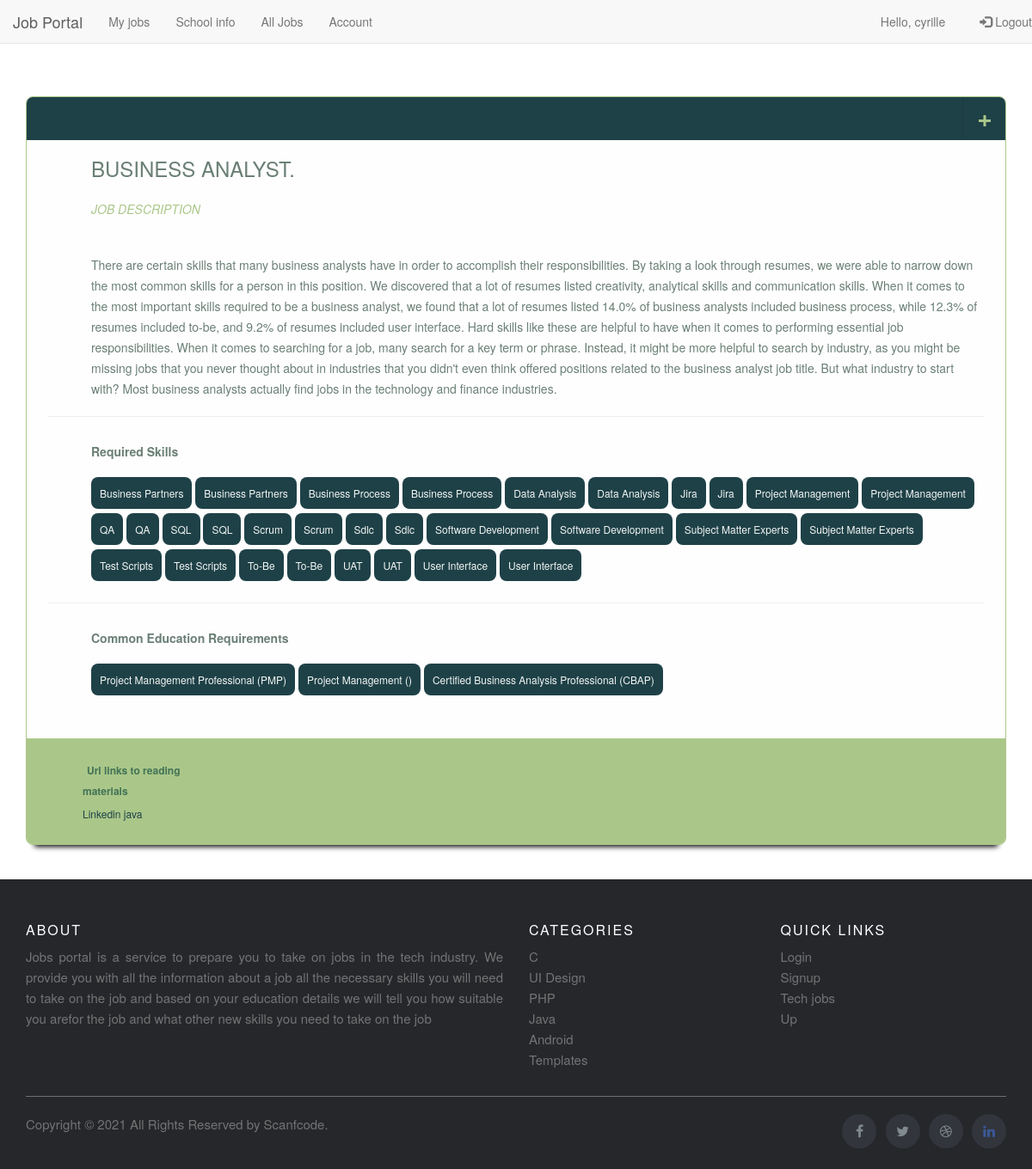
The app's page /jobinfo/business-analyst/ (signed in) with its own data.
### account/models.py (models this page shows, shortened)
class Account(AbstractBaseUser):
    username=models.CharField( verbose_name="username" ,max_length=50 ,unique=True)
    email=models.EmailField( verbose_name="email" ,max_length=254 ,unique=True)
    date_joined=models.DateTimeField(verbose_name="date-joined", auto_now_add=True)
    last_login=models.DateTimeField(verbose_name="last-login",auto_now_add=True)
    is_admin = models.BooleanField(default=False)
    is_active = models.BooleanField(default=True)
    is_staff = models.BooleanField(default=False)
    is_superuser = models.BooleanField(default=False)
    user_password=models.CharField(max_length=50)
    user_passwordRepeat=models.CharField(max_length=50)
    USERNAME_FIELD= "email"
    REQUIRED_FIELDS=["username"]
    objects=MyaccountManager()

### job/models.py (models this page shows, shortened)
class Job(models.Model):
    job_id=models.CharField(max_length=50,null=False,blank=False,primary_key=True)
    job_name=models.CharField(max_length=50,null=False,blank=False)
    job_description=models.CharField(max_length=500,null=False,blank=False)
    job_thumnail=models.ImageField(upload_to=upload_location,default='displayjob/default/download.jpeg')
    job_average_salary=models.IntegerField()
    job_skill_id=models.ManyToManyField(Skill,through='Job_skill')
    slug=models.SlugField()
    job_education=models.JSONField()

class Job_skill(models.Model):
    inter_job_id=models.ForeignKey(Job,on_delete=models.CASCADE)
    inter_skill_id=models.ForeignKey(Skill,on_delete=models.CASCADE)
    class Meta:
        unique_together=[['inter_job_id','inter_skill_id']]

class Skill(models.Model):
    skill_id=models.CharField(max_length=25,null=False,blank=False,primary_key=True)
    skill_name=models.CharField(max_length=50,null=False,blank=False)
    skills_desc=models.CharField(max_length=50,null=False,blank=False)
    skill_type=models.CharField(max_length=50,null=False,blank=False)
    skill_material_id=models.ManyToManyField(materials_table,through='Material_skill')
    def __str__(self):
        return str(self.skill_name)

class materials_table(models.Model):
    material_id=models.CharField(max_length=50,null=False,blank=False,primary_key=True)
    material_name=models.CharField(max_length=50,null=False,blank=False)
    skill_gained=models.CharField(max_length=50,null=False,blank=False)
    material_type=models.CharField(max_length=50,null=False,blank=False)
    material_url=models.URLField(max_length=200)
    def __str__(self):
        return str(self.material_name)

### displayjob/views.py (the view)
# urls.py: path('jobinfo/<username>/',displayview.jobinfo,name='jobinfo'),
def jobinfo(request,username):
    user=request.user
    if user.is_authenticated:
        job=Job.objects.all().filter(slug=username)
        """
        sanitize the job name by removing - and adding a fullstop at the end
        """
        name=username.replace("-",' ')
        name=name+"."
        skill=Job_skill.objects.all().filter(inter_job_id__job_name=name)
        mamerials=Material_skill.objects.all().filter(inter_skills_id__skill_name='Java')
        mamerials=(materials_table.objects.all().filter(material_name=mamerials[0].inter_material_id))
        return render(request,'displayjob/html/jobinfo.html',{'username':job,'skills':skill,'name':'Job info','materials':mamerials})
    else:
        return redirect('login')

### displayjob/templates/displayjob/html/jobinfo.html (shortened to what this page needs)
{% extends 'displayjob/html/base.html' %}
{%block content%}
<div class="wrapper" style="margin-top: 14vh;width: 95%;">
    <div class="top-panel">
      <div class="right username" id="initial">+
      </div>
    </div>
      <div class="content">
        {%for job in username%}
        <div class="contact-info">
          <h1>
              {{job.job_name}}</h1>
          <h2>Job Description</h2>
          <p>{{job.job_description}}</p>
          <hr />
           <dl>
             <dt>Required Skills</dt>
             {%for skill in skills%}
            <dd>{{skill.inter_skill_id}}</dd>
            {%endfor%}
           </dl>
           <hr />
            <dl>
              <dt>Common Education Requirements</dt>
              {%for edu  in job.job_education%}
             <dd>{{edu}}</dd>
             {%endfor%}
            </dl>
        </div>
        <div class="wepa">
          <table>
            <thead>
              <th><span class="entypo-monitor"></span> Url links to reading materials</th>
            </thead>
            <tbody>
              <tr>
              <td>
              {%for material in materials%}
                <a href="{{material.material_url}}">{{material.material_name}}</a>
                {%endfor%}
                </td>
              </tr>
            </tbody>
          </table>
        </div>
      </div>
  </div>
  {%endfor%}
{%endblock%}

### displayjob/templates/displayjob/html/base.html (shortened to what this page needs)
{% load static %}
<!DOCTYPE html>
<html lang="en">
<head>
  <link rel="stylesheet" type="text/css" href="{% static 'style.css' %}" />
  <link rel="stylesheet" href="https://maxcdn.bootstrapcdn.com/bootstrap/3.3.6/css/bootstrap.min.css">
  <link rel="stylesheet" href="https://maxcdn.bootstrapcdn.com/font-awesome/4.7.0/css/font-awesome.min.css" type="text/css">
</head>
<body>
  <body>
    <nav class="navbar navbar-default navbar-fixed-top" id="top">
      <div class="container-fluid">
        <div class="navbar-header">
          <p><a href="{% url 'home' %}" class="navbar-brand">Job Portal</a></p>
        </div>
        <div class="collapse navbar-collapse" id="navopenclose">
          {% if request.user.is_authenticated %}
          <ul class="nav navbar-nav">
            <li class="dropdown">
              <a href="{% url 'login' %}">My jobs
              </a>
            </li>
            <li class="dropdown">
              <a href="{% url 'school' %}">School info
              </a>
            </li>
            <li class="dropdown">
              <a href="{% url 'alljobs' %}">All Jobs
              </a>
            </li>
            <li class="dropdown">
              <a href="{% url 'login' %}">Account
              </a>
            </li>
         </ul>
         {%endif%}
          <ul class="nav navbar-nav navbar-right">
            {% if request.user.is_authenticated %}
            <li><a>Hello, {{request.user.username}}</a></li>
            <li><a href="{% url 'logout' %}" class="navbar-right" style="margin-left: 10px;"><i class="glyphicon glyphicon-log-in"></i> Logout</a></li>
            {% else %}
            <li><a href="{% url 'login' %}" class="navbar-right"><i class="glyphicon glyphicon-log-in"></i> Login</a></li>
            <li><a href="{% url 'signup' %}"><i class="glyphicon glyphicon-user"></i> Sign UP</a></li>
            {% endif %}
          </ul>
    </nav>
    {% block content %} {%endblock%}
      <footer class="site-footer" >
        <div class="container">
          <div class="row">
            <div class="col-sm-12 col-md-6">
              <h6>About</h6>
              <p class="text-justify">Jobs portal is a service to prepare you to take on jobs in the tech industry. We provide you with all the information about a job all the necessary skills you will need to take on the job and based on your education details we will tell you how suitable you arefor the job and what other new skills you need to take on the job</p>
            </div>
            <div class="col-xs-6 col-md-3">
              <h6>Categories</h6>
              <ul class="footer-links">
                <li><a href="http://scanfcode.com/category/c-language/">C</a></li>
                <li><a href="http://scanfcode.com/category/front-end-development/">UI Design</a></li>
                <li><a href="http://scanfcode.com/category/back-end-development/">PHP</a></li>
                <li><a href="http://scanfcode.com/category/java-programming-language/">Java</a></li>
                <li><a href="http://scanfcode.com/category/android/">Android</a></li>
                <li><a href="http://scanfcode.com/category/templates/">Templates</a></li>
              </ul>
            </div>
            <div class="col-xs-6 col-md-3">
              <h6>Quick Links</h6>
              <ul class="footer-links">
                <li><a href="{% url 'login'%}">Login</a></li>
                <li><a href="{% url 'signup'%}">Signup</a></li>
                <li><a href="{% url 'login'%}">Tech jobs</a></li>
                <li><a href="#top">Up</a></li>
              </ul>
            </div>
          </div>
          <hr>
        </div>
        <div class="container">
          <div class="row">
            <div class="col-md-8 col-sm-6 col-xs-12">
              <p class="copyright-text">Copyright &copy; <script>document.write(new Date().getFullYear())</script>  All Rights Reserved by
           <a href="#">Scanfcode</a>.
              </p>
            </div>
            <div class="col-md-4 col-sm-6 col-xs-12">
              <ul class="social-icons">
                <li><a class="facebook" href="#"><i class="fa fa-facebook"></i></a></li>
                <li><a class="twitter" href="#"><i class="fa fa-twitter"></i></a></li>
                <li><a class="dribbble" href="#"><i class="fa fa-dribbble"></i></a></li>
                <li><a class="linkedin" href="#"><i class="fa fa-linkedin"></i></a></li>
              </ul>
            </div>
          </div>
        </div>
  </footer>
  </body>
</body>
</html>

### static/style.css (style rules this page uses)
* { margin: 0; padding: 0; }
h2 { color: black; }
.fa-linkedin { color:#3b5998; }
.site-footer { background-color:#26272b; padding:45px 0 20px; font-size:15px; line-height:24px; color:#737373; width: 100%; }
.site-footer hr { border-top-color:#bbb; opacity:0.5 }
.site-footer h6 { color:#fff; font-size:16px; text-transform:uppercase; margin-top:5px; letter-spacing:2px }
.site-footer a { color:#737373; }
.footer-links { padding-left:0; list-style:none }
.footer-links li { display:block }
.footer-links a { color:#737373 }
.site-footer .social-icons { text-align:right }
.site-footer .social-icons a { width:40px; height:40px; line-height:40px; margin-left:6px; margin-right:0; border-radius:100%; background-color:#33353d }
.copyright-text { margin:0 }
.social-icons { padding-left:0; margin-bottom:0; list-style:none }
.social-icons li { display:inline-block; margin-bottom:4px }
.social-icons a { background-color:#eceeef; color:#818a91; font-size:16px; display:inline-block; line-height:44px; width:44px; height:44px; text-align:center; margin-right:8px; border-radius:100%; -webkit-transition:all .2s linear; -o-transition:all .2s linear; transition:all .2s linear }
.wrapper { position: relative; overflow: hidden; margin: 40px auto; padding: 0; width: 640px; background-color: #FEFEFE; border: 1px solid #AAC789; -webkit-border-radius: 8px; -moz-border-radius: 8px; border-radius: 8px; -webkit-box-shadow: 0 12px 6px -10px black; -moz-box-shadow: 0 12px 6px -10px black; box-shadow: 0 12px 6px -10px black; }
.wrapper .top-panel { width: 100%; height: 50px; background-color: #1E4147; }
.wrapper .username { overflow: hidden; position: absolute; top: 0; right: 0; height: 48px; width: 50px; text-align: center; line-height: 46px; font-size: 30px; font-weight: 700; color: #AAC789; border-left: solid 2px #1c3e43; cursor: pointer; }
.content { color: #6a7f75; font-weight: 400; }
.contact-info { margin-bottom: 0px; padding: 0 25px 25px; }
.contact-info h1 { display: block; width: 100%; padding-left: 50px; font-size: 24px; text-transform: uppercase; }
.contact-info h2 { display: block; width: 100%; padding: 7px 0 14px 50px; font-size: 14px; color: #AAC789; text-transform: uppercase; font-style: italic; }
.contact-info p { padding: 20px 0 0 50px; margin: 0; line-height: 24px; font-size: 14px; font-weight: 300; }
.contact-info dl { padding: 10px 0 0 50px; }
.contact-info dl dt { margin-bottom: 20px; font-weight: 600; }
.contact-info dl dd { display: inline-table; width: auto; font-size: 12px; padding: 10px; margin-bottom: 5px; text-align: center; background-color: #1E4147; color: #F3F5F4; cursor: pointer; -webkit-border-radius: 8px; -moz-border-radius: 8px; border-radius: 8px; }
.wepa { padding: 25px; background-color: #AAC789; }
.wepa table { margin-left: 40px; font-size: 12px; color: #437356; }
.wepa table thead th { padding-bottom: 5px; line-height: 24px; width: 160px; text-align: left; font-weight: 600; }
.wepa table tr td { line-height: 20px; }
.wepa .entypo-lock, .wepa .entypo-monitor, .wepa .entypo-mail, .wepa .entypo-mobile, .wepa .entypo-map, .wepa .entypo-user-add { padding-right: 5px; font-size: 12px; color: #437356; }
.wepa table tr td a { text-decoration: none; color: #1E4147; }

### records on screen
Account: user.username "cyrille"
Job: job_name "BUSINESS ANALYST.", job_description "There are certain skills that many business analysts have in order to accomplish their responsibilities. By taking a look through resumes, we were able to narrow down the most common skills for a person in this position. We discovered that a lot of resumes listed creativity, analytical skills and communication skills. When it comes to the most important skills required to be a business analyst, we found that a lot of resumes listed 14.0% of business analysts included business process, while 12.3% of resumes included to-be, and 9.2% of resumes included user interface. Hard skills like these are helpful to have when it comes to performing essential job responsibilities. When it comes to…", job_education "Project Management Professional (PMP)" "Project Management ()" "Certified Business Analysis Professional (CBAP)"
Job_skill: inter_skill_id "Business Partners"
Job_skill: inter_skill_id "Business Partners"
Job_skill: inter_skill_id "Business Process"
Job_skill: inter_skill_id "Business Process"
Job_skill: inter_skill_id "Data Analysis"
Job_skill: inter_skill_id "Data Analysis"
Job_skill: inter_skill_id "Jira"
Job_skill: inter_skill_id "Jira"
Job_skill: inter_skill_id "Project Management"
Job_skill: inter_skill_id "Project Management"
Job_skill: inter_skill_id "QA"
Job_skill: inter_skill_id "QA"
Job_skill: inter_skill_id "SQL"
Job_skill: inter_skill_id "SQL"
Job_skill: inter_skill_id "Scrum"
Job_skill: inter_skill_id "Scrum"
Job_skill: inter_skill_id "Sdlc"
Job_skill: inter_skill_id "Sdlc"
Job_skill: inter_skill_id "Software Development"
Job_skill: inter_skill_id "Software Development"
Job_skill: inter_skill_id "Subject Matter Experts"
Job_skill: inter_skill_id "Subject Matter Experts"
Job_skill: inter_skill_id "Test Scripts"
Job_skill: inter_skill_id "Test Scripts"
Job_skill: inter_skill_id "To-Be"
Job_skill: inter_skill_id "To-Be"
Job_skill: inter_skill_id "UAT"
Job_skill: inter_skill_id "UAT"
Job_skill: inter_skill_id "User Interface"
Job_skill: inter_skill_id "User Interface"
materials_table: material_name "Linkedin java"
